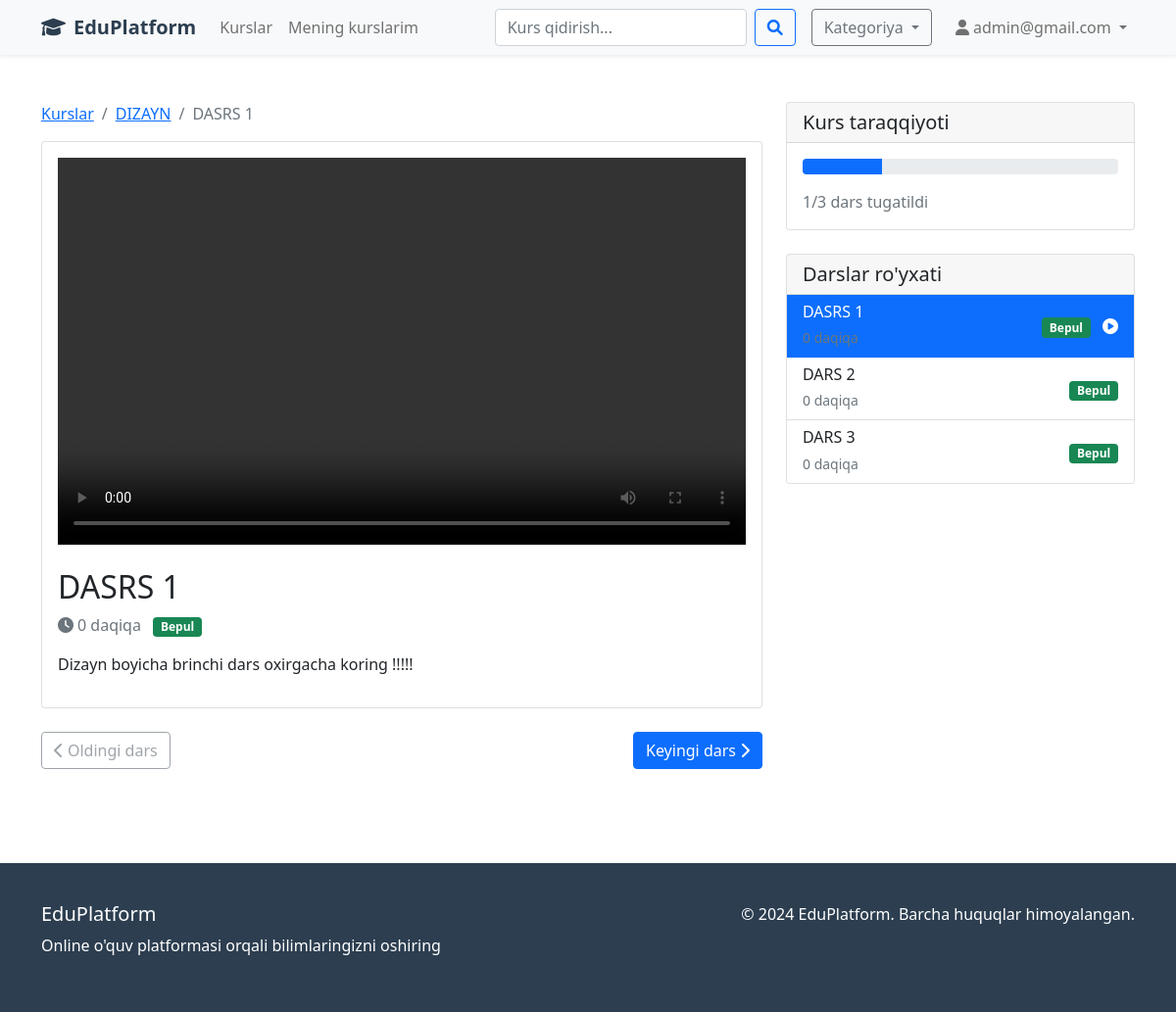
The page /course/9/lesson/22/ (signed in) on the database its author committed.
### courses/models.py (models this page shows, shortened)
class Course(models.Model):
    title = models.CharField(max_length=200, verbose_name="Kurs nomi")
    slug = models.SlugField(max_length=200, unique=True, blank=True, verbose_name="Slug")
    description = models.TextField(verbose_name="Kurs tavsifi")
    category = models.ForeignKey(Category, on_delete=models.CASCADE, verbose_name="Kategoriya")
    instructor = models.ForeignKey(User, on_delete=models.CASCADE, verbose_name="O'qituvchi")
    price = models.DecimalField(max_digits=10, decimal_places=2, verbose_name="Narxi")
    image = models.ImageField(upload_to='course_images/', blank=True, null=True, verbose_name="Rasm")
    created_at = models.DateTimeField(auto_now_add=True)
    updated_at = models.DateTimeField(auto_now=True)
    is_active = models.BooleanField(default=True, verbose_name="Faol")
    class Meta:
        verbose_name = "Kurs"
        verbose_name_plural = "Kurslar"
    @property
    def total_lessons(self):
        return self.lesson_set.count()

class Lesson(models.Model):
    course = models.ForeignKey(Course, on_delete=models.CASCADE, verbose_name="Kurs")
    title = models.CharField(max_length=200, verbose_name="Dars nomi")
    description = models.TextField(verbose_name="Dars tavsifi")
    video_url = models.URLField(blank=True, null=True, verbose_name="Video URL")
    video_file = models.FileField(
        upload_to='lesson_videos/',
        blank=True,
        null=True,
        validators=[FileExtensionValidator(allowed_extensions=['mp4', 'mov', 'avi', 'mkv'])],
        verbose_name="Video fayl"
    )
    duration = models.IntegerField(help_text="Daqiqalarda", verbose_name="Davomiyligi")
    order = models.IntegerField(default=0, verbose_name="Tartib")
    is_free = models.BooleanField(default=False, verbose_name="Bepul")
    created_at = models.DateTimeField(auto_now_add=True)
    class Meta:
        verbose_name = "Dars"
        verbose_name_plural = "Darslar"
        ordering = ['order']

### courses/views.py (the view)
# urls.py: path('course/<int:course_id>/lesson/<int:lesson_id>/', views.lesson_detail, name='lesson_detail'),
@login_required
def lesson_detail(request, course_id, lesson_id):
    course = get_object_or_404(Course, id=course_id)
    lesson = get_object_or_404(Lesson, id=lesson_id, course=course)
    user_has_course = UserCourse.objects.filter(user=request.user, course=course).exists()
    if not lesson.is_free and not user_has_course:
        messages.error(request, 'Bu darsni ko\'rish uchun kursni sotib olishingiz kerak!')
        return redirect('courses:course_detail', course_id=course.id)
    lessons = list(course.lesson_set.all())
    current_index = lessons.index(lesson)
    next_lesson = lessons[current_index + 1] if current_index < len(lessons) - 1 else None
    prev_lesson = lessons[current_index - 1] if current_index > 0 else None
    context = {
        'course': course,
        'lesson': lesson,
        'next_lesson': next_lesson,
        'prev_lesson': prev_lesson,
    }
    return render(request, 'courses/lesson_detail.html', context)

### templates/courses/lesson_detail.html (shortened to what this page needs)
{% extends 'base.html' %}
{% block content %}
<div class="container py-5">
    <div class="row">
        <div class="col-lg-8">
            <nav aria-label="breadcrumb">
                <ol class="breadcrumb">
                    <li class="breadcrumb-item"><a href="{% url 'courses:course_list' %}">Kurslar</a></li>
                    <li class="breadcrumb-item"><a href="{% url 'courses:course_detail' course.id %}">{{ course.title }}</a></li>
                    <li class="breadcrumb-item active">{{ lesson.title }}</li>
                </ol>
            </nav>
            <div class="card mb-4">
                <div class="card-body">
                    <div class="ratio ratio-16x9 mb-4">
                        <Video src="{{ lesson.video_file.url }}" controls></Video>
                    </div>
                    <h2 class="card-title">{{ lesson.title }}</h2>
                    <p class="text-muted">
                        <i class="fas fa-clock me-1"></i>{{ lesson.duration }} daqiqa
                        {% if lesson.is_free %}
                        <span class="badge bg-success ms-2">Bepul</span>
                        {% endif %}
                    </p>
                    <div class="card-text">
                        {{ lesson.description|linebreaks }}
                    </div>
                </div>
            </div>
            <div class="d-flex justify-content-between">
                {% if prev_lesson %}
                <a href="{% url 'courses:lesson_detail' course.id prev_lesson.id %}" class="btn btn-outline-primary">
                    <i class="fas fa-chevron-left me-1"></i>Oldingi dars
                </a>
                {% else %}
                <button class="btn btn-outline-secondary" disabled>
                    <i class="fas fa-chevron-left me-1"></i>Oldingi dars
                </button>
                {% endif %}
                {% if next_lesson %}
                <a href="{% url 'courses:lesson_detail' course.id next_lesson.id %}" class="btn btn-primary">
                    Keyingi dars<i class="fas fa-chevron-right ms-1"></i>
                </a>
                {% else %}
                <button class="btn btn-outline-secondary" disabled>
                    Keyingi dars<i class="fas fa-chevron-right ms-1"></i>
                </button>
                {% endif %}
            </div>
        </div>
        <div class="col-lg-4">
            <div class="card mb-4">
                <div class="card-header">
                    <h5 class="mb-0">Kurs taraqqiyoti</h5>
                </div>
                <div class="card-body">
                    <div class="progress mb-3">
                        <div class="progress-bar" role="progressbar" style="width: 25%"></div>
                    </div>
                    <p class="text-muted mb-0">1/{{ course.total_lessons }} dars tugatildi</p>
                </div>
            </div>
            <div class="card">
                <div class="card-header">
                    <h5 class="mb-0">Darslar ro'yxati</h5>
                </div>
                <div class="list-group list-group-flush">
                    {% for lesson_item in course.lesson_set.all %}
                    <a href="{% url 'courses:lesson_detail' course.id lesson_item.id %}"
                       class="list-group-item list-group-item-action d-flex justify-content-between align-items-center {% if lesson_item == lesson %}active{% endif %}">
                        <div>
                            <h6 class="mb-1">{{ lesson_item.title }}</h6>
                            <small class="text-muted">{{ lesson_item.duration }} daqiqa</small>
                        </div>
                        <div>
                            {% if lesson_item.is_free %}
                            <span class="badge bg-success">Bepul</span>
                            {% else %}
                            <span class="badge bg-warning">Pulli</span>
                            {% endif %}
                            {% if lesson_item == lesson %}
                            <i class="fas fa-play-circle ms-2"></i>
                            {% endif %}
                        </div>
                    </a>
                    {% endfor %}
                </div>
            </div>
        </div>
    </div>
</div>
{% endblock %}

### templates/base.html (shortened to what this page needs)
<!DOCTYPE html>
<html lang="uz">
<head>
    <link href="https://cdn.jsdelivr.net/npm/bootstrap@5.1.3/dist/css/bootstrap.min.css" rel="stylesheet">
    <link href="https://cdnjs.cloudflare.com/ajax/libs/font-awesome/6.0.0/css/all.min.css" rel="stylesheet">
</head>
<body>
    <nav class="navbar navbar-expand-lg navbar-light bg-light shadow-sm">
        <div class="container">
            <a class="navbar-brand" href="{% url 'courses:course_list' %}">
                <i class="fas fa-graduation-cap me-2"></i>EduPlatform
            </a>
            <div class="collapse navbar-collapse" id="navbarNav">
                <ul class="navbar-nav me-auto">
                    <li class="nav-item">
                        <a class="nav-link" href="{% url 'courses:course_list' %}">Kurslar</a>
                    </li>
                    {% if user.is_authenticated %}
                    <li class="nav-item">
                        <a class="nav-link" href="{% url 'courses:my_courses' %}">Mening kurslarim</a>
                    </li>
                    {% endif %}
                </ul>
                <form class="d-flex me-3" method="GET" action="{% url 'courses:course_list' %}">
                    <input class="form-control me-2" type="search" name="q" placeholder="Kurs qidirish..." value="{{ query|default:'' }}">
                    <button class="btn btn-outline-primary" type="submit">
                        <i class="fas fa-search"></i>
                    </button>
                </form>
                <div class="dropdown me-3">
                    <button class="btn btn-outline-secondary dropdown-toggle" type="button" data-bs-toggle="dropdown">
                        Kategoriya
                    </button>
                </div>
                <ul class="navbar-nav">
                    {% if user.is_authenticated %}
                    <li class="nav-item dropdown">
                        <a class="nav-link dropdown-toggle" href="#" data-bs-toggle="dropdown">
                            <i class="fas fa-user me-1"></i>{{ user.username }}
                        </a>
                    </li>
                    {% endif %}
                </ul>
            </div>
        </div>
    </nav>
    <main>
        {% block content %}{% endblock %}
    </main>
    <footer class="footer mt-5">
        <div class="container">
            <div class="row">
                <div class="col-md-6">
                    <h5>EduPlatform</h5>
                    <p>Online o'quv platformasi orqali bilimlaringizni oshiring</p>
                </div>
                <div class="col-md-6 text-md-end">
                    <p>&copy; 2024 EduPlatform. Barcha huquqlar himoyalangan.</p>
                </div>
            </div>
        </div>
    </footer>
</body>
</html>

### templates/base.html (style rules this page uses)
.navbar-brand { font-weight: bold; color: #2c3e50 !important; }
.footer { background-color: #2c3e50; color: white; padding: 40px 0; }

### rows shown on the page
Course: title "DIZAYN", total_lessons "3"
Lesson: title "DASRS 1", duration "0", description "Dizayn boyicha brinchi dars oxirgacha koring !!!!!", is_free "Bepul"
Lesson: title "DARS 2", duration "0", is_free "Bepul"
Lesson: title "DARS 3", duration "0", is_free "Bepul"

### other values the page prints
{{ user.username }} "admin@gmail.com"
